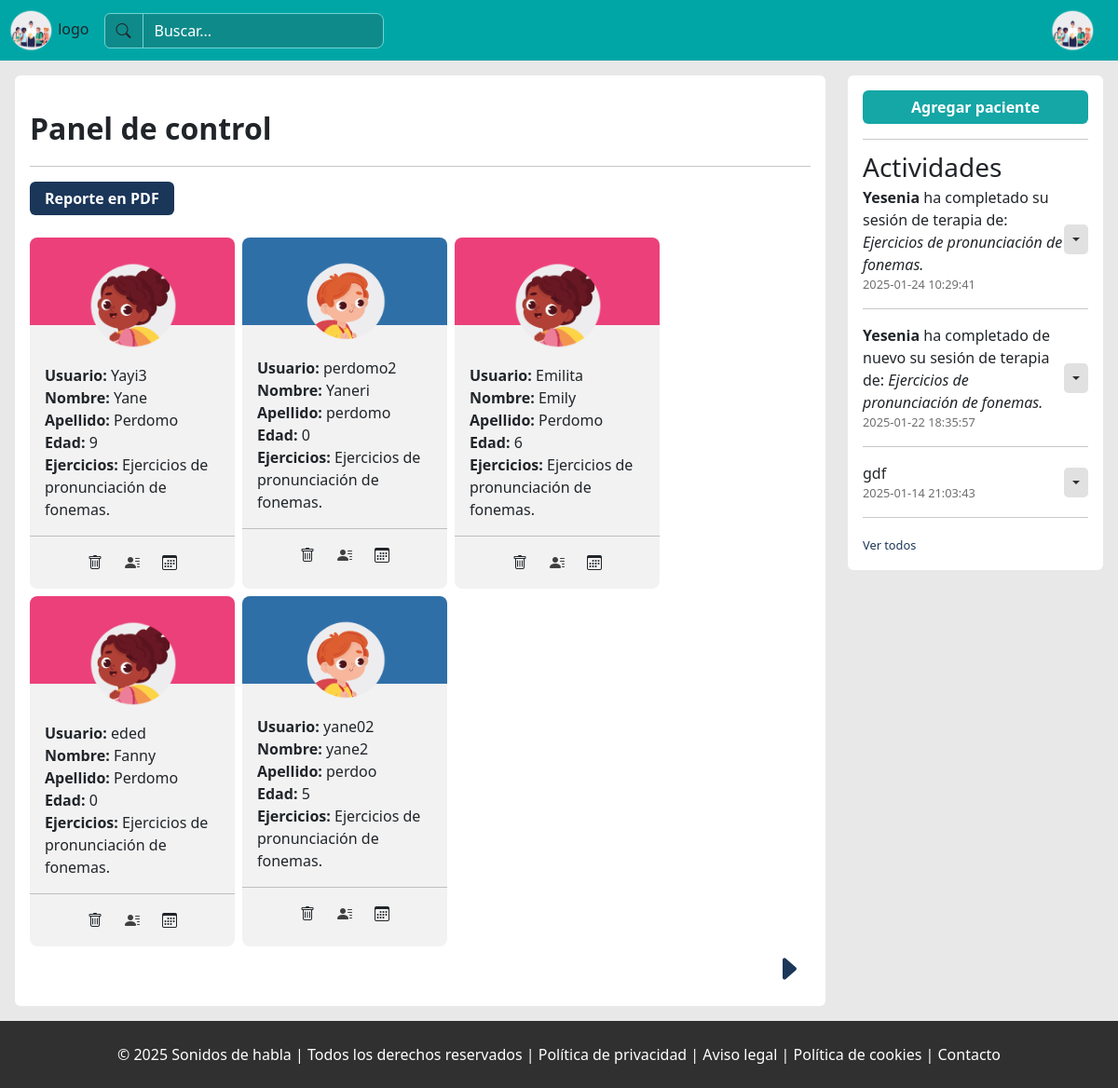
Screenshot of /view/professional/dashboard.php (signed in) with the database file from the repository.
### tables this page shows
CREATE TABLE `pacientes` (
  `id_paciente` int(10) NOT NULL,
  `id_genero` int(10) NOT NULL,
  `id_usuario` int(10) NOT NULL,
  `id_profesional` int(10) NOT NULL,
  `nombre` varchar(30) DEFAULT NULL,
  `apellido` varchar(30) DEFAULT NULL,
  `fecha_nacimiento` date DEFAULT NULL
);

CREATE TABLE `usuarios` (
  `id_usuario` int(10) NOT NULL,
  `id_rol` int(10) NOT NULL,
  `usuario` varchar(15) DEFAULT NULL,
  `clave` varchar(255) DEFAULT NULL,
  `fecha_hora_creacion` datetime DEFAULT NULL,
  `ultimo_acceso` datetime DEFAULT NULL
);

CREATE TABLE `terapias_lenguaje` (
  `id_terapia_lenguaje` int(10) NOT NULL,
  `id_paciente` int(10) DEFAULT NULL,
  `ejercicios` text DEFAULT NULL,
  `duracion_cada_ejercicio` int(10) DEFAULT NULL,
  `duracion_total` time DEFAULT NULL,
  `nota` text DEFAULT NULL
);

CREATE TABLE `actividades` (
  `id_actividad` int(10) NOT NULL,
  `id_paciente` int(10) DEFAULT NULL,
  `mensaje` text DEFAULT NULL,
  `fecha_hora` datetime DEFAULT NULL
);

### view/professional/dashboard.php (the view, shortened to what this page needs)
<!doctype html>
<html lang="es" class="full-heigh">
<head>
    <link rel="stylesheet" href="../../node_modules/bootstrap/dist/css/bootstrap.min.css">
    <link rel="stylesheet" href="../../node_modules/bootstrap-icons/font/bootstrap-icons.css">
    <link rel="stylesheet" href="../css/reset.css">
    <link rel="stylesheet" href="../../css/components/body.css">
    <link rel="stylesheet" href="../../css/components/footer.css">
    <link rel="stylesheet" href="../../css/components/button.css">
    <link rel="stylesheet" href="../../css/components/header.css">
    <link rel="stylesheet" href="../../css/components/auxiliary.css">
    <link rel="stylesheet" href="../../css/components/modal-window.css">
    <link rel="stylesheet" href="../../css/admin/header.css">
    <link rel="stylesheet" href="../../css/admin/dashboard.css">
    <link rel="stylesheet" href="../../css/components/table.css">
</head>
<body>
    <?php include '../include/professional/header.php'; ?>
    <main class="flex-start-full">
        <section class=" h-100  z-1 w-100 p-3 ">
            <div class="row ">
                <div class="col-9">
                    <div>
                        <h1 class="">Panel de control</h1>
                        <hr>
                        <div class="d-flex justify-content-between">
                            <div>
                                <button class="button__blue"><a href="../../php/admin/report.php" class="text-decoration-none text__white">Reporte en <b>PDF</b></a></button>
                            </div>
                        </div><br>
                        <div class="show-patients d-flex   flex-row gap-2  flex-wrap">
                            <?php
                            include '../../php/connectionBD.php';
                            $id_professional = $_SESSION['id_professional'];
                            $pagina_actual = isset($_GET['page']) && is_numeric($_GET['page']) ? $_GET['page'] : 1;
                            $count_all_patients_query = 'SELECT COUNT(*) as total FROM pacientes WHERE id_profesional = :id_professional';
                            $count_all_patients_stmt = $pdo->prepare($count_all_patients_query);
                            $count_all_patients_stmt->bindParam('id_professional', $id_professional, PDO::PARAM_INT);
                            $count_all_patients_stmt->execute();
                            $total = $count_all_patients_stmt->fetch(PDO::FETCH_ASSOC);
                            $total_registros = $total["total"];
                            $registros_por_pagina = 5;
                            $total_paginas = ceil($total_registros / $registros_por_pagina);
                            $get_information_patients_query = "SELECT
                                            pacientes.id_usuario AS 'Id_usuario',
                                           pacientes.id_paciente AS 'Id_paciente',
                                           nombre AS 'Nombre',
                                           apellido AS 'Apellido',
                                           COALESCE( SUBSTRING(DATE(NOW()), 1, 4) - SUBSTRING(DATE(fecha_nacimiento), 1, 4), 0) AS 'Edad',
                                           usuario AS 'Usuario',
                                           ejercicios AS 'Terapias',
                                           pacientes.id_genero AS 'Id_genero'
                                       FROM
                                           `pacientes`
                                       INNER JOIN
                                           terapias_lenguaje ON pacientes.id_paciente = terapias_lenguaje.id_paciente
                                       INNER JOIN
                                           usuarios on pacientes.id_usuario = usuarios.id_usuario
                                       WHERE id_profesional =:id_professional
                                       LIMIT :inicio, :registros_por_pagina";
                            $inicio = ($pagina_actual - 1) * $registros_por_pagina;
                            $get_information_patients_stmt = $pdo->prepare($get_information_patients_query);
                            $get_information_patients_stmt->bindParam('id_professional', $id_professional, PDO::PARAM_INT);
                            $get_information_patients_stmt->bindValue(':inicio', $inicio, PDO::PARAM_INT);
                            $get_information_patients_stmt->bindValue(':registros_por_pagina', $registros_por_pagina, PDO::PARAM_INT);
                            $get_information_patients_stmt->execute();
                            if ($get_information_patients_stmt->rowCount() > 0) {
                                $row_patients = $get_information_patients_stmt->fetchAll(PDO::FETCH_ASSOC);
                                foreach ($row_patients as $value) {
                                    $joint = '';
                                    $muscle_strengthening = '';
                                    $fluency = '';
                                    if (preg_match("/rotacismo0|rotacismo1|seseo0|seseo1/", $value['Terapias'])) {
                                        $joint = 'Ejercicios de pronunciación de fonemas. ';
                                    }
                                    $img_gender = $value['Id_genero'] == 1 ? 'boy' : 'girl';
                                    $bg_card_patient = $value['Id_genero'] == 1 ? '' : 'card-patient--bgPink';
                                    echo '
                                        <div class="card-patient '.$bg_card_patient .'">
                                           <br>
                                           <div class="card-patient__img flex-center-full">
                                               <img src="../../img/patients/childs/' . $img_gender . '.png" class="" alt="">
                                           </div>
                                           <div class="card-patiente_information ">
                                               <b>Usuario:</b><span> ' . $value['Usuario'] . '</span><br>
                                               <b>Nombre:</b><span>  ' . $value['Nombre'] . '</span><br>
                                               <b>Apellido:</b>  ' . $value['Apellido'] . '<span></span><br>
                                               <b>Edad:</b><span>  ' . $value['Edad'] . '</span><br>
                                               <b>Ejercicios: </b><span>' . $joint . '' . $muscle_strengthening . '' . $fluency . '</span>
                                           </div>
                                           <hr>
                                           <div class="card-patient__operation flex-center-full gap-4">
                                               <i class="bi bi-trash openModalDelete" data-idPatient="'.$value['Id_paciente'].'"  data-idUser = "'.$value['Id_usuario'].'"   ></i>
                                               <a href="./patient/modify.php?id='.$value['Id_paciente'].'" class="text-decoration-none text__black" > <i class="bi bi-person-lines-fill" > </i></a>
                                               <i class="bi bi-calendar3" data-idProgress="'.$value['Id_paciente'].'"></i>
                                           </div>
                                       </div>
                                   ';
                                }
                            } else {
                                echo "<p>No hay registros disponibles en este momento.</p>";
                            }
                            echo '    </div>';
                            echo "<div class='d-flex justify-content-between px-2'>";
                            if ($total_registros == 0) {
                            } else {
                                if ($pagina_actual < $total_paginas) {
                                    echo "<a href='?page=" . ($pagina_actual + 1) . "'> <i class='bi bi-caret-right-fill text__blue fs-2'></i></a>";
                                }
                                echo " </div>";
                            }
                            ?>
                        </div>
                    </div>
                    <div class="col-3">
                        <div>
                            <a href="./patient/add.php" class="text-decoration-none w-100">
                                <button class="button__green w-100">
                                    Agregar paciente
                                </button>
                            </a>
                            <hr style="  margin-bottom: 0.5rem;">
                            <section class="activities-patients">
                                <span class=" fs-3 activities-patients__title">Actividades</span>
                                <?php
                                include '../../php/admin/show-history.php';
                                show_historys();
                                ?>
                            </section>
                        </div>
                    </div>
                </div>
        </section>
    </main>
    <?php include '../include/footer.php'; ?>
</body>
</html>

### php/admin/show-history.php (shortened to what this page needs)
<?php
function show_historys()
{
    include './../../php/connectionBD.php';
    try {
        $id_professional = $_SESSION['id_professional'];
        $get_history_dashboard_query =  "SELECT id_actividad, mensaje, fecha_hora from
        actividades  INNER JOIN pacientes on actividades.id_paciente = pacientes.id_paciente
        WHERE id_profesional = :id ORDER BY fecha_hora DESC LIMIT 3
        ";
        $get_history_dashboard_stmt = $pdo->prepare($get_history_dashboard_query);
        $get_history_dashboard_stmt->bindParam('id', $id_professional, PDO::PARAM_INT);
        $get_history_dashboard_stmt->execute();
        $row_history_dashboard = $get_history_dashboard_stmt->fetchAll(PDO::FETCH_ASSOC);
        if ($get_history_dashboard_stmt->rowCount() > 0) {
            foreach ($row_history_dashboard as $value) {
                echo "<div class='activitie-patient__show flex-between-full '>
                            <div class='d-flex  flex-column'>
                                <p class='m-0'>" . $value["mensaje"] . "</p>
                                <small  style='color: #6f6f6f;'> " . $value["fecha_hora"] . " </small>
                            </div>
                            <button type='button' class='activities-patient__show-btn-delete flex-center-full dropdown-toggle dropdown-toggle-split' data-bs-toggle='dropdown'
                                aria-expanded='false'>
                                <span class='visually-hidden'>Toggle Dropdown</span>
                            </button>
                            <ul class='dropdown-menu'>
                                <li>
                                    <a class='dropdown-item' href='./../../php/admin/delete-activitie.php?id=". $value["id_actividad"] . "'>
                                        <i class='bi bi-trash'></i>
                                            Borrar
                                    </a>
                                </li>
                            </ul>
            </div><hr>";
            }
            $get_total_history_query = "SELECT COUNT(mensaje) AS total_history FROM actividades INNER JOIN pacientes on
            actividades.id_paciente = pacientes.id_paciente WHERE pacientes.id_profesional = :id ";
            $get_total_history_stmt = $pdo->prepare($get_total_history_query);
            $get_total_history_stmt->bindParam('id', $id_professional, PDO::PARAM_INT);
            $get_total_history_stmt->execute();
            $row_total_history = $get_total_history_stmt->fetch(PDO::FETCH_ASSOC);
            if($row_total_history["total_history"] > 3 ){
                echo "<small> <a href='./activities.php' class='text-decoration-none text__blue'> Ver todos</a></small>";
            }
        } else {
            echo "<div> No se han encontrado actividades registradas </div>";
        }
    } catch (PDOException $ex) {
        echo $ex;
    }finally{
        $pdo = null;
    }
}
?>

### css/components/body.css (style rules this page uses)
body { display: flex; flex-direction: column; height: 100%; background: #f2f2f2; }
main { flex-grow: 2; margin: 0rem; padding: 0rem; background: rgb(232, 232, 232) }

### css/components/button.css (style rules this page uses)
.button__blue { background: var(--color-blue); }
.button__green { background: var(--color-green); }
button, [type="submit"], .button-a { border-radius: 6px; padding: 0.54rem 1rem; border: 0rem; font-weight: 600; color: white; }

### css/components/auxiliary.css (style rules this page uses)
:root { --color-blue: #1A3659; --color-black: rgb(63, 63, 63); --color-red:#ff4b4b; --color-pink: #ec407a; --color-grey: #626a71; --color-green: #15A6A6; --color-orange: #fd7b43; }
.full-heigh { height: 100%; }
.text__black { color: var(--color-black); }
.flex-center-full { display: flex; justify-content: center; align-items: center; flex-wrap: wrap; }
.text__blue { color: #1A3659; }
h1 { font-weight: 600; }
.text__white { color:white }
.flex-start-full { display: flex; justify-content: center; align-items: start; flex-wrap: wrap; }
.flex-between-full { display: flex; justify-content: space-between; align-items: center; }

### css/admin/header.css (style rules this page uses)
.dropdown-toggle { background: none; border: none; }

### css/admin/dashboard.css (style rules this page uses)
.card-patient { height: auto; width: 220px; border-radius: 0.5rem; background-image: linear-gradient( 180deg, rgb(47, 111, 168) 25%, #f2f2f2 0% 100% ); }
.card-patient__img > img { width: 100px; }
.card-patiente_information { padding: 1rem 1rem 0rem 1rem; }
.card-patient__operation { padding-bottom: 1rem; }
.row > div > div { padding: 1rem; background: white; border-radius: 6px; }
.activities-patient__show-btn-delete { height: 2rem; border-radius: 0.3rem; border: 0rem; background: none; background: rgb(225, 225, 225); color: rgb(47, 47, 47); }
h1 { font-weight: 600; }
.card-patient--bgPink { background-image: linear-gradient( 180deg, var(--color-pink) 25%, #f2f2f2 0% 100% ); }
.bi-trash, .bi-calendar3, .bi-person-lines-fill { cursor: pointer; }

### rows the page displays
pacientes: id_usuario.usuario "Yayi3", nombre "Yane", apellido "Perdomo", Edad "9", terapias_lenguaje.ejercicios "Ejercicios de pronunciación de fonemas."
pacientes: id_usuario.usuario "perdomo2", nombre "Yaneri", apellido "perdomo", Edad "0", terapias_lenguaje.ejercicios "Ejercicios de pronunciación de fonemas."
pacientes: id_usuario.usuario "Emilita", nombre "Emily", apellido "Perdomo", Edad "6", terapias_lenguaje.ejercicios "Ejercicios de pronunciación de fonemas."
pacientes: id_usuario.usuario "eded", nombre "Fanny", apellido "Perdomo", Edad "0", terapias_lenguaje.ejercicios "Ejercicios de pronunciación de fonemas."
pacientes: id_usuario.usuario "yane02", nombre "yane2", apellido "perdoo", Edad "5", terapias_lenguaje.ejercicios "Ejercicios de pronunciación de fonemas."
actividades: mensaje "Yesenia ha completado su sesión de terapia de: Ejercicios de pronunciación de fonemas.", fecha_hora "2025-01-24 10:29:41"
actividades: mensaje "Yesenia ha completado de nuevo su sesión de terapia de: Ejercicios de pronunciación de fonemas.", fecha_hora "2025-01-22 18:35:57"
actividades: mensaje "gdf", fecha_hora "2025-01-14 21:03:43"
